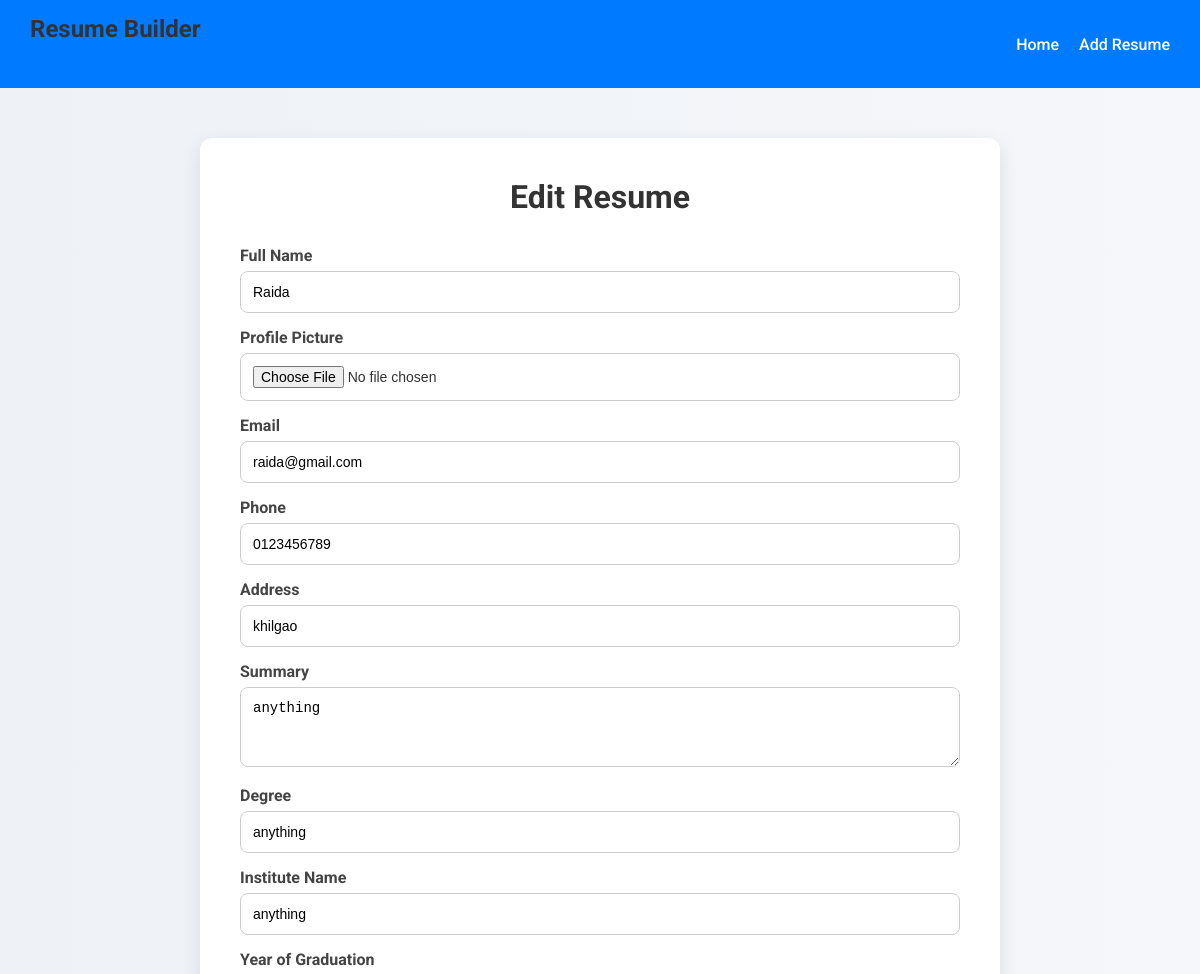
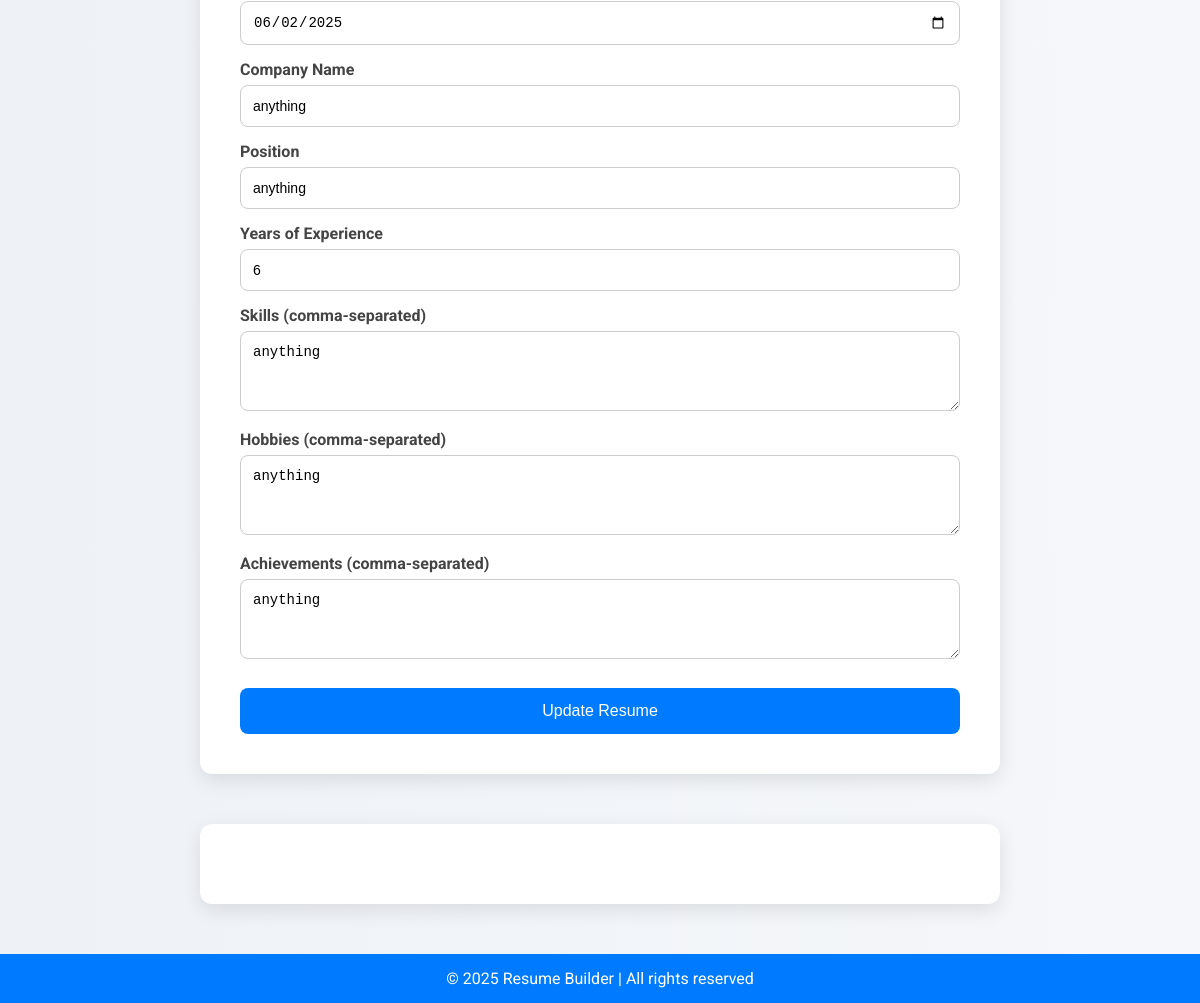
Page /edit_resume/1 on the committed database (2 pictures, top to bottom).
### ResumeBuilderApp/models.py (models this page shows)
class ResumeModel(models.Model):
    Full_Name=models.CharField(max_length=50)
    Profile_Picture=models.ImageField(upload_to='profile_pictures/', null=True, blank=True)
    Email=models.EmailField()
    Phone=models.CharField(max_length=15)
    Address=models.CharField(max_length=150)
    Summary=models.CharField(max_length=100)
    Degree=models.CharField(max_length=100)
    Institute_Name=models.CharField(max_length=100)
    Year_of_Graduation=models.DateField()
    Company_Name=models.CharField(max_length=100)
    Position=models.CharField(max_length=100)
    Years_of_Experience=models.PositiveIntegerField()
    Skills = models.TextField(help_text="Enter skills separated by commas")
    Hobbies = models.TextField(help_text="Enter hobbies separated by commas")
    Achievements = models.TextField(help_text="Enter achievements separated by commas")

### ResumeBuilderApp/views.py (the view, shortened to what this page needs)
# urls.py: path('edit_resume/<str:id>',edit_resume,name='edit_resume'),
def edit_resume(request,id):
    resumeData= ResumeModel.objects.get(id=id)
    return render(request,'edit_resume.html',{'resume':resumeData})

### ResumeBuilderApp/templates/edit_resume.html (shortened to what this page needs)
{% extends 'master.html' %}
{% block body %}
<!DOCTYPE html>
<html lang="en">
<head>
</head>
<body>
    <div class="container">
        <h1>Edit Resume</h1>
        <form method="POST" enctype="multipart/form-data">
            <label for="full_name">Full Name</label>
            <input type="text" name="Full_Name" value="{{resume.Full_Name}}" id="full_name" required>
            <label for="profile_pic">Profile Picture</label>
            <input type="file" name="Profile_Picture" id="profile_pic" accept="image/*">
            <label for="email">Email</label>
            <input type="email" name="Email" value="{{resume.Email}}"  id="email" required>
            <label for="phone">Phone</label>
            <input type="tel" name="Phone" value="{{resume.Phone}}" id="phone" required>
            <label for="address">Address</label>
            <input type="text" name="Address" value="{{resume.Address}}" id="address">
            <label for="summary">Summary</label>
            <textarea name="Summary" id="summary" placeholder="A short personal objective...">{{resume.Summary}}</textarea>
            <label for="degree">Degree</label>
            <input type="text" name="Degree" value="{{resume.Degree}}" id="degree">
            <label for="institute">Institute Name</label>
            <input type="text" name="Institute_Name" value="{{resume.Institute_Name}}" id="institute">
            <label for="graduation">Year of Graduation</label>
            <input type="date" name="Year_of_Graduation" value="{{resume.Year_of_Graduation|date:'Y-m-d'}}" id="graduation">
            <label for="company">Company Name</label>
            <input type="text" name="Company_Name" value="{{resume.Company_Name}}" id="company">
            <label for="position">Position</label>
            <input type="text" name="Position" value="{{resume.Position}}" id="position">
            <label for="experience">Years of Experience</label>
            <input type="number" name="Years_of_Experience" value={{resume.Years_of_Experience}} id="experience" min="0">
            <label for="skills">Skills (comma-separated)</label>
            <textarea name="Skills" id="skills" placeholder="e.g. Python, Django, HTML, CSS">{{resume.Skills}} </textarea>
            <label for="hobbies">Hobbies (comma-separated)</label>
            <textarea name="Hobbies" id="hobbies" placeholder="e.g. Reading, Traveling, Gaming">{{resume.Hobbies}}</textarea>
            <label for="achievements">Achievements (comma-separated)</label>
            <textarea name="Achievements" id="achievements" placeholder="e.g. Hackathon Winner, Employee of the Month">{{resume.Achievements}}</textarea>
            <button type="submit">Update Resume</button>
        </form>
    </div>
</body>
</html>
{% endblock body %}

### ResumeBuilderApp/templates/master.html (style rules this page uses)
* { margin: 0; padding: 0; box-sizing: border-box; }
body { font-family: 'Roboto', sans-serif; background-color: #f4f6f8; color: #333; }
.container { max-width: 1100px; margin: 40px auto; padding: 0 20px; }

### ResumeBuilderApp/templates/edit_resume.html (style rules this page uses)
body { font-family: 'Roboto', sans-serif; background: linear-gradient(to right, #eef2f7, #f5f7fa); margin: 0; padding: 0; }
.container { max-width: 800px; background: #fff; margin: 50px auto; padding: 40px; border-radius: 12px; box-shadow: 0 6px 20px rgba(0,0,0,0.1); }
h1 { text-align: center; color: #333; margin-bottom: 30px; }
form label { display: block; margin-top: 15px; font-weight: bold; color: #444; }
form input[type="text"], form input[type="email"], form input[type="tel"], form input[type="number"], form input[type="file"], form input[type="date"], form textarea { width: 100%; padding: 12px; margin-top: 6px; border: 1px solid #ccc; border-radius: 8px; box-sizing: border-box; font-size: 14px; }
form textarea { resize: vertical; min-height: 80px; }
button { background-color: #007bff; color: white; padding: 14px; border: none; border-radius: 8px; font-size: 16px; margin-top: 25px; width: 100%; cursor: pointer; transition: background 0.3s; }

### rows in the picture
ResumeModel: Full_Name "Raida", Email "raida@gmail.com", Phone "0123456789", Address "khilgao", Summary "anything", Degree "anything", Institute_Name "anything", Year_of_Graduation "06/02/2025", Company_Name "anything", Position "anything", Years_of_Experience "6", Skills "anything", Hobbies "anything", Achievements "anything"

### other values in the picture
{{ now|default:"2025" }} "2025"
